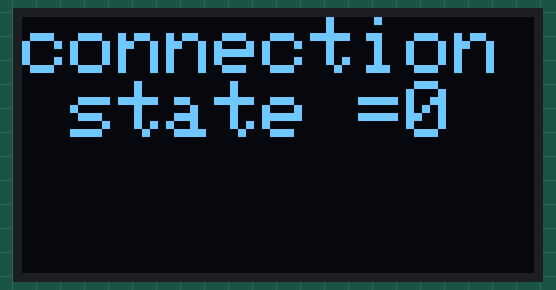
The sketch below on a simulated ESP8266 (NodeMCU). Parts: 128×64 one-colour display. What the sketch prints to the serial monitor is not drawn.

Above: at 0.1 s.

The sketch:

ESP8266_Oled_connection_without_HTML_Open.ino
```cpp
/*
 * https://arduino-esp8266.readthedocs.io/en/latest/esp8266wifi/soft-access-point-examples.html
 * works with ESP8266, generates AP named ESP8266 AP Open
 * and password 12345678 not needed for open
 * if nothing is connected, zero appears on the monitor
 * if I connect the phone to this AP
 * 1 appears on the monitor
 * if I disconnect the phone, zero appears
 * no IP needed
 * Then take your mobile phone or a PC,
 * open the list of available access points,
 * find ESPsoftAP_01 and connect to it.
 * This should be reflected on serial monitor
 * as a new station connected:
 * SDA on D2
 * SCK on D1
 * alim +3V
 * and gnd
 */


//#include "WiFi.h"
#include <ESP8266WiFi.h>

#include <Adafruit_SSD1306.h>
#include <Adafruit_GFX.h>
#define OLED_ADDR   0x3C
Adafruit_SSD1306 display(-1);

void setup()
{
  Serial.begin(115200);


display.begin(SSD1306_SWITCHCAPVCC, OLED_ADDR);
  display.clearDisplay();

  display.setTextSize(2);
  display.setTextColor(WHITE);
  display.setCursor(0,0);
  display.print("ESP8266 AP Open");

  display.display();

  Serial.println();

  Serial.print("Setting soft-AP ... ");
  //boolean result = WiFi.softAP("ESPsoftAP_01", "pass-to-soft-AP");
  //boolean result = WiFi.softAP("ESPsoftAP_01", "12345678");
  int result = WiFi.softAP("ESP8266 AP Open");
 //I did not specify a password
 //works directly, i.e. OPEN
  //also works with int instead of boolean
 /*
  if(result == true)
  {
    Serial.println("Ready");
  }
  else
  {
    Serial.println("Failed!");
  }
  //also works without the part above
  */
}

void loop()
{
  Serial.printf("connection state = %d\n", WiFi.softAPgetStationNum());

display.clearDisplay();
display.setCursor(0,0);
display.print("connection state =");
  display.print(WiFi.softAPgetStationNum());
  display.display();
  delay(1000);

}
```
